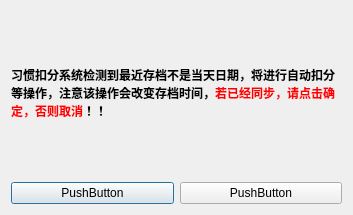
<?xml version="1.0" encoding="UTF-8"?>
<ui version="4.0">
 <class>Dialog</class>
 <widget class="QDialog" name="Dialog">
  <property name="geometry">
   <rect>
    <x>0</x>
    <y>0</y>
    <width>353</width>
    <height>215</height>
   </rect>
  </property>
  <property name="windowTitle">
   <string>存档改变警告</string>
  </property>
  <layout class="QGridLayout" name="gridLayout">
   <item row="1" column="1">
    <widget class="QPushButton" name="pushButton">
     <property name="text">
      <string>PushButton</string>
     </property>
    </widget>
   </item>
   <item row="1" column="2">
    <widget class="QPushButton" name="pushButton_2">
     <property name="text">
      <string>PushButton</string>
     </property>
    </widget>
   </item>
   <item row="0" column="1" colspan="2">
    <widget class="QLabel" name="label">
     <property name="font">
      <font>
       <weight>75</weight>
       <bold>true</bold>
      </font>
     </property>
     <property name="text">
      <string>&lt;html&gt;&lt;head/&gt;&lt;body&gt;&lt;p&gt;习惯扣分系统检测到最近存档不是当天日期，将进行自动扣分等操作，注意该操作会改变存档时间，&lt;span style=&quot; color:#ff0000;&quot;&gt;若已经同步，请点击确定，否则取消&lt;/span&gt;！！&lt;/p&gt;&lt;/body&gt;&lt;/html&gt;</string>
     </property>
     <property name="wordWrap">
      <bool>true</bool>
     </property>
    </widget>
   </item>
  </layout>
 </widget>
 <resources/>
 <connections/>
</ui>
